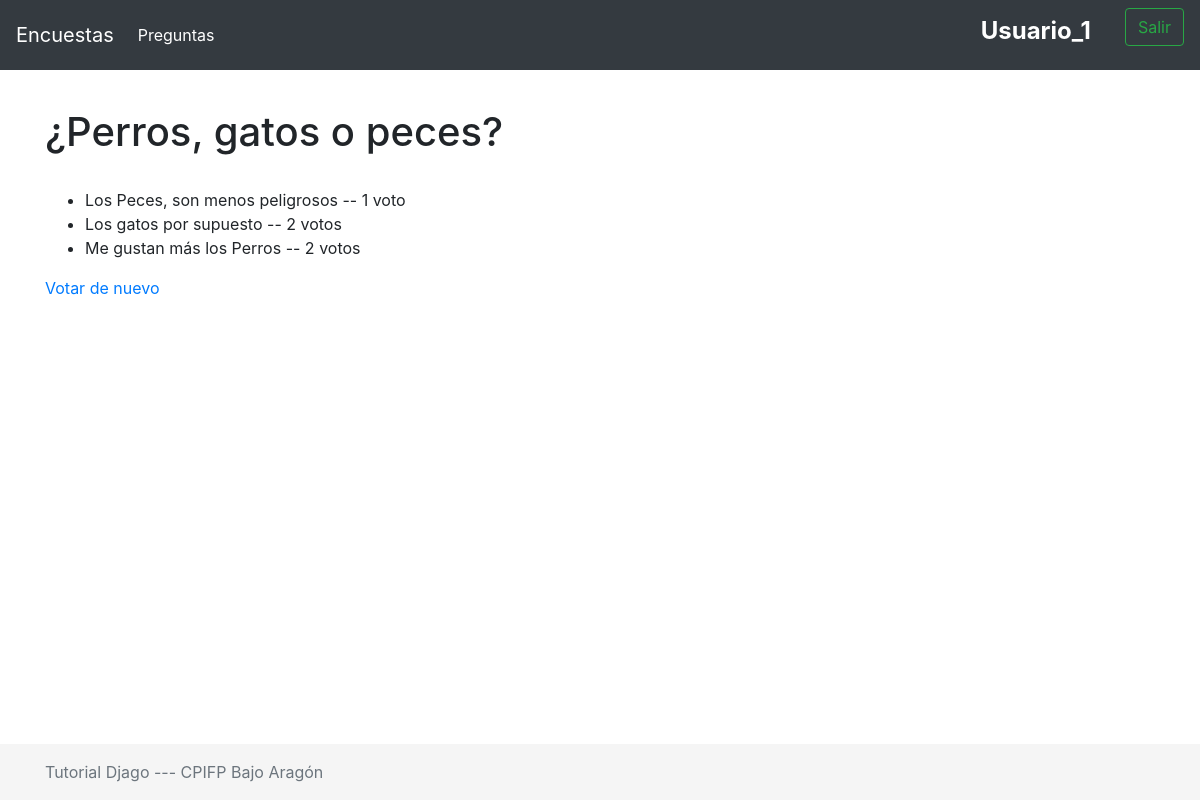
Page /encuestas/1/resultados/ (signed in) on the committed database.
### encuestas/models.py (models this page shows, shortened)
class Pregunta(models.Model):
    pregunta_text = models.CharField(max_length=200)
    fecha_pub = models.DateTimeField('Fecha de Publicación')
    categoria = models.ManyToManyField(Categoria, related_name='pregunta',blank=True)
    creador = models.ForeignKey(Usuario, on_delete=models.CASCADE)
    class Meta:
        ordering = ['fecha_pub','pregunta_text']

class Opcion(models.Model):
    pregunta = models.ForeignKey(Pregunta, on_delete=models.CASCADE)
    opcion_text = models.CharField(max_length=200)
    votos = models.IntegerField(default=0)
    class Meta:
        ordering = ['opcion_text']

### encuestas/views.py (the view)
# urls.py: path('<int:pregunta_id>/resultados/',views.resultados,name="resultados"),
@login_required
def resultados(request, pregunta_id):
    pregunta = get_object_or_404(Pregunta, pk=pregunta_id)
    return render(request,'encuestas/resultados.html',{'pregunta':pregunta})

### encuestas/templates/encuestas/resultados.html
{% extends 'base/base.html' %}
{% block activar1 %}
    <li class="nav-item active">
{% endblock %}
{% block titulo %}
    {{ pregunta.pregunta_text }}
{% endblock %}
{% block contenido %}
    <br>
    <ul>
    {% for opcion in pregunta.opcion_set.all %}
        <li>{{ opcion.opcion_text }} -- {{ opcion.votos }} voto{{ opcion.votos|pluralize }}</li>
    {% endfor %}
    </ul>
    <a href="{% url 'encuestas:detalle' pregunta.id %}">Votar de nuevo</a>
{% endblock %}

### encuestas/templates/base/base.html (shortened to what this page needs)
{% load static %}
<html lang="en" class="h-100">
  <head>
<link href="{% static 'encuestas/css/bootstrap.css' %}" rel="stylesheet">
    <link href="{% static 'encuestas/css/sticky-footer-navbar.css' %}" rel="stylesheet">
  </head>
  <body class="d-flex flex-column h-100">
    {% block header %}
    <header>
    {% if user.is_authenticated %}
        <nav class="navbar navbar-expand-md navbar-dark fixed-top bg-dark">
            <a class="navbar-brand" href="{% url 'encuestas:login' %}">Encuestas</a>
            <div class="collapse navbar-collapse" id="navbarCollapse">
                <ul class="navbar-nav mr-auto">
                    {% block activar1 %}{% endblock %}
                    <a class="nav-link" href="{% url 'encuestas:index' %}">Preguntas</a>
                    </li>
                </ul>
                <h4 class="form-inline mt-2 mt-md-0 text-white">
                    <strong> {{ user }} &nbsp;&nbsp;&nbsp;&nbsp;&nbsp;</strong>
                </h4>
                <form class="form-inline mt-2 mt-md-0" action="{% url 'encuestas:logout' %}"
                method="get">
                <button class="btn btn-outline-success my-2 my-sm-0"
                type="submit">Salir</button>
                </form>
            </div>
        </nav>
    {% endif %}
    </header>
 {% endblock %}
<main role="main" class="flex-shrink-0">
  <div class="container">
    <h1 class="mt-5">
      {%block titulo %}{% endblock %}
    </h1>
    {%block contenido %}{% endblock %}
  </div>
</main>
{% block footer %}
<footer class="footer mt-auto py-3">
  <div class="container">
    <span class="text-muted">Tutorial Djago --- CPIFP Bajo Aragón</span>
  </div>
</footer>
{% endblock %}
      <script src="{% static 'encuestas/js/boostrap.bundle.min.js' %}" ></script></body>
</html>

### encuestas/static/encuestas/css/sticky-footer-navbar.css (style rules this page uses)
main > .container { padding: 60px 15px 0; }
.footer { background-color: #f5f5f5; }
.footer > .container { padding-right: 15px; padding-left: 15px; }

### rows in the picture
Pregunta: pregunta_text "¿Perros, gatos o peces?"
Opcion: opcion_text "Los Peces, son menos peligrosos", votos "1"
Opcion: opcion_text "Los gatos por supuesto", votos "2"
Opcion: opcion_text "Me gustan más los Perros", votos "2"

### other values in the picture
{{ user }} "Usuario_1"
